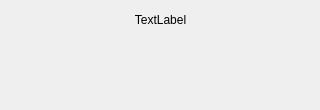
<?xml version="1.0" encoding="UTF-8"?>
<ui version="4.0">
 <class>Transfer</class>
 <widget class="QDialog" name="Transfer">
  <property name="windowModality">
   <enum>Qt::NonModal</enum>
  </property>
  <property name="geometry">
   <rect>
    <x>0</x>
    <y>0</y>
    <width>320</width>
    <height>110</height>
   </rect>
  </property>
  <property name="sizePolicy">
   <sizepolicy hsizetype="Fixed" vsizetype="Fixed">
    <horstretch>0</horstretch>
    <verstretch>0</verstretch>
   </sizepolicy>
  </property>
  <property name="minimumSize">
   <size>
    <width>320</width>
    <height>110</height>
   </size>
  </property>
  <property name="maximumSize">
   <size>
    <width>320</width>
    <height>110</height>
   </size>
  </property>
  <property name="contextMenuPolicy">
   <enum>Qt::NoContextMenu</enum>
  </property>
  <property name="windowTitle">
   <string>Transfer</string>
  </property>
  <property name="windowIcon">
   <iconset resource="Aria2cRemote.qrc">
    <normaloff>:/icon/Transfer_wait.gif</normaloff>:/icon/Transfer_wait.gif</iconset>
  </property>
  <widget class="QLabel" name="label_Wait">
   <property name="geometry">
    <rect>
     <x>137</x>
     <y>50</y>
     <width>45</width>
     <height>45</height>
    </rect>
   </property>
   <property name="text">
    <string/>
   </property>
  </widget>
  <widget class="QLabel" name="label_TransferDescription">
   <property name="geometry">
    <rect>
     <x>10</x>
     <y>10</y>
     <width>301</width>
     <height>20</height>
    </rect>
   </property>
   <property name="text">
    <string>TextLabel</string>
   </property>
   <property name="alignment">
    <set>Qt::AlignCenter</set>
   </property>
  </widget>
 </widget>
 <resources>
  <include location="Aria2cRemote.qrc"/>
 </resources>
 <connections/>
</ui>
